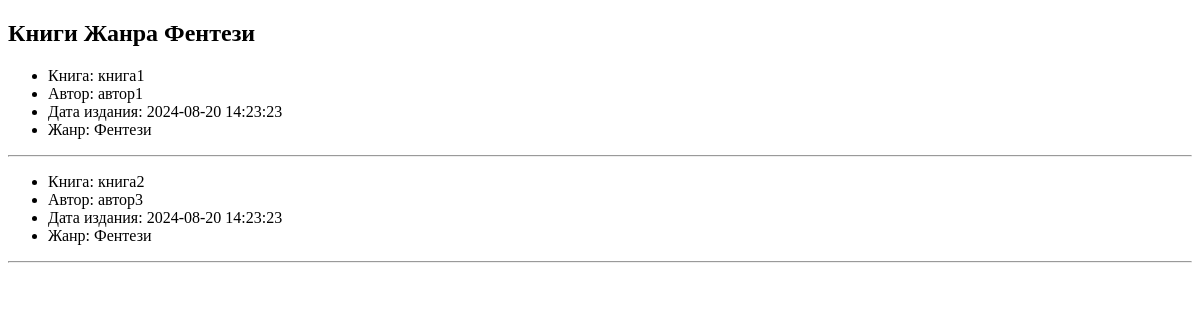
/janr/2, run on an earlier commit of the app's database.
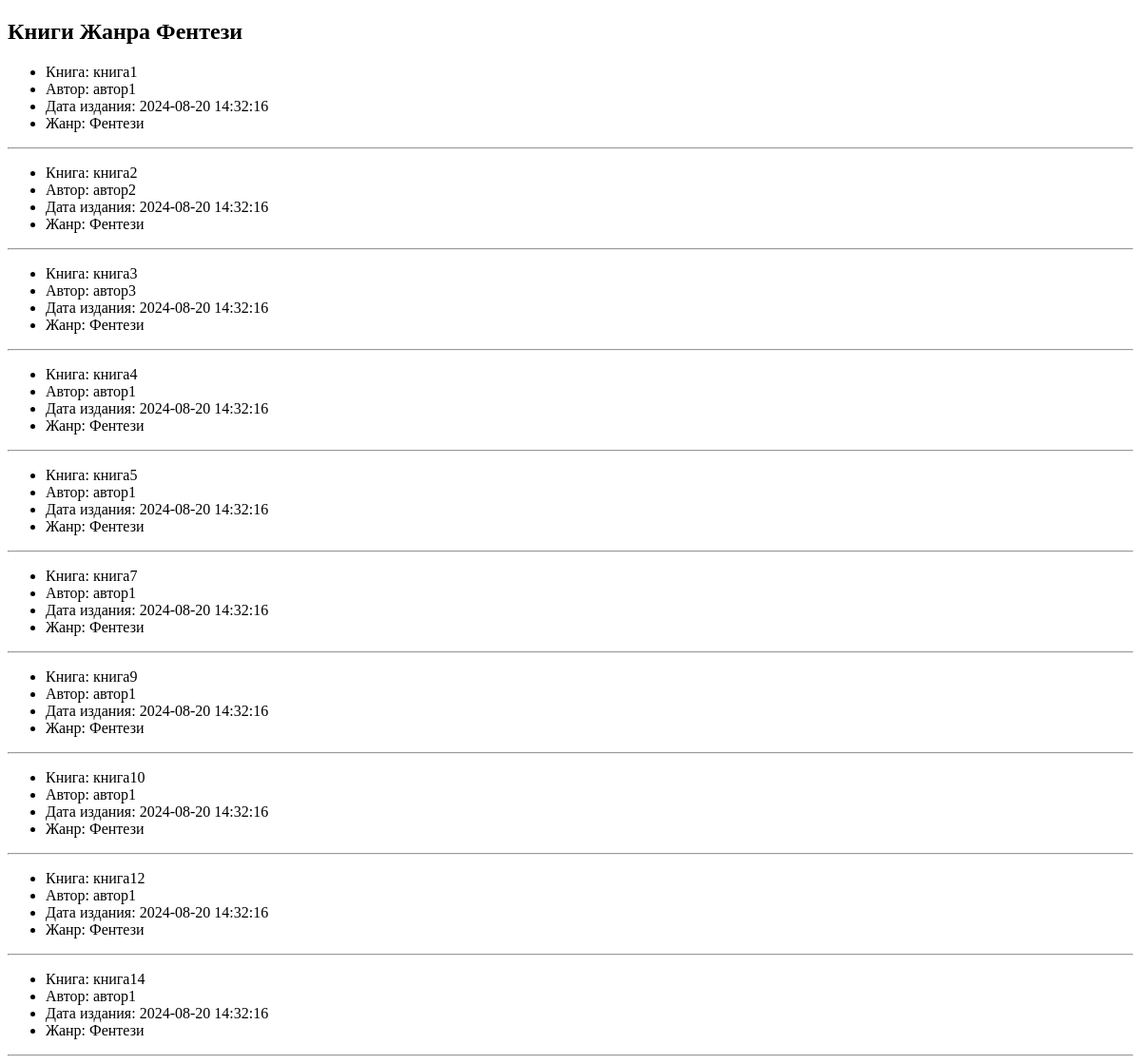
And on a later commit of the database.
### database.py (models this page shows, shortened)
class Books(db.Model):
    id = db.Column(db.Integer, primary_key=True)
    name = db.Column(db.String(30), unique=True)
    author = db.Column(db.String(30))
    date = db.Column(db.DateTime, default=func.now())
    id_janr = db.Column(db.Integer, db.ForeignKey('janr.id', ondelete ="SET NULL"))
    janr = relationship('janr', back_populates='book')

class janr(db.Model):
    id = db.Column(db.Integer, primary_key=True)
    text = db.Column(db.String(20))
    book = relationship('Books', back_populates='janr')

### app.py (the view)
@app.route("/janr/<int:id_janr>")
def books_by_janr(id_janr):
    janrDef = janr.query.get_or_404(id_janr)
    return render_template(
        "books_by_janr.html",
        janr_name = janrDef.text,
        book = janrDef.book,
    )

### templates/books_by_janr.html
{% extends "layout.html"%}
{% block body %}
    <h2>Книги Жанра {{janr_name}} </h2>
    {%- for books in book%}
        <ul>
            <li>Книга: {{books.name}} </li>
            <li>Автор: {{books.author}} </li>
            <li>Дата издания: {{books.date}} </li>
            <li>Жанр: {{books.janr.text}}</li>
        </ul>
        <hr>
    {%- endfor %}
{% endblock %}

What changed in the data, as far as the page shows it:
changed Books "книга1": date "2024-08-20 14:23:23" → "2024-08-20 14:32:16"
changed Books "книга2": author "автор3" → "автор2"; date "2024-08-20 14:23:23" → "2024-08-20 14:32:16"
added Books: name "книга3", author "автор3", date "2024-08-20 14:32:16", janr.text "Фентези"
added Books: name "книга4", author "автор1", date "2024-08-20 14:32:16", janr.text "Фентези"
added Books: name "книга5", author "автор1", date "2024-08-20 14:32:16", janr.text "Фентези"
added Books: name "книга7", author "автор1", date "2024-08-20 14:32:16", janr.text "Фентези"
added Books: name "книга9", author "автор1", date "2024-08-20 14:32:16", janr.text "Фентези"
added Books: name "книга10", author "автор1", date "2024-08-20 14:32:16", janr.text "Фентези"
added Books: name "книга12", author "автор1", date "2024-08-20 14:32:16", janr.text "Фентези"
added Books: name "книга14", author "автор1", date "2024-08-20 14:32:16", janr.text "Фентези"
